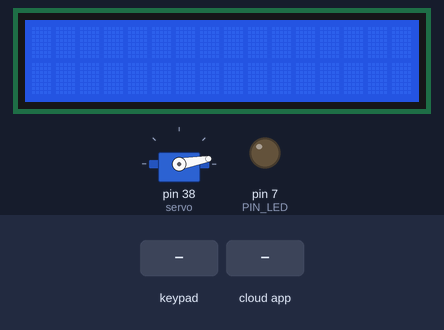
Simulated run of this sketch. Board: Arduino Mega 2560, built with avr-gcc and run on an emulated ATmega2560. Parts: 16×2 character LCD, servo, output pins drawn as LEDs (lit = HIGH). The test bench sets the inputs (shaded band). The RemoteXY app is connected.

Above: at 1.2 s.
1.3 s: key 'B' pressed
At 2.0 s:
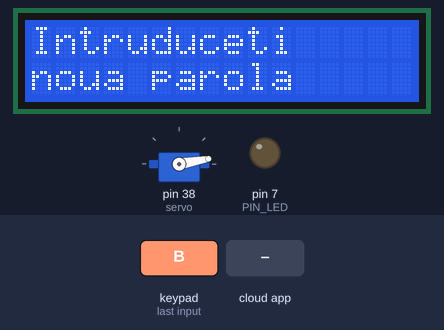
2.8 s: keypad keys 1 3 5 7 9 pressed 0.4 s apart
At 5.4 s:
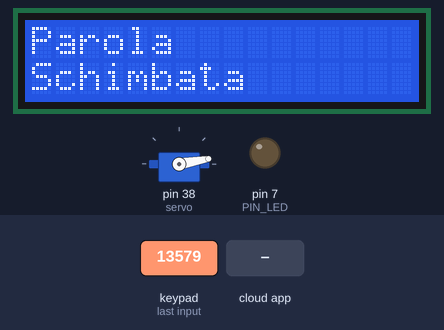
6.3 s: key 'C' pressed
At 6.9 s:
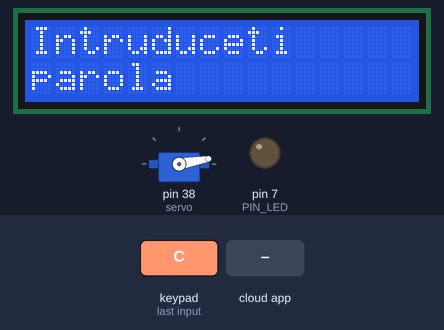
7.8 s: keypad keys 1 3 5 7 9 # pressed 0.4 s apart
At 10.3 s:
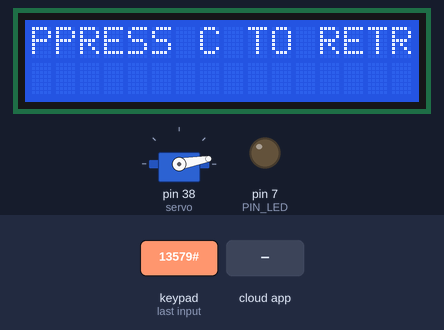
11.7 s: the phone or cloud app sets led to 1
At 12.9 s:
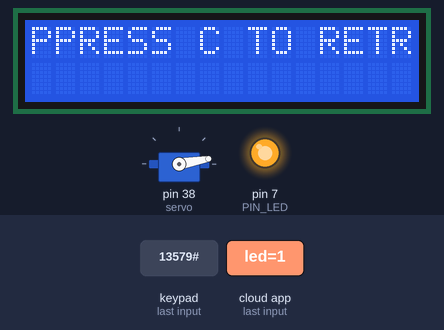
13.2 s: key 'B' pressed
At 14.5 s:
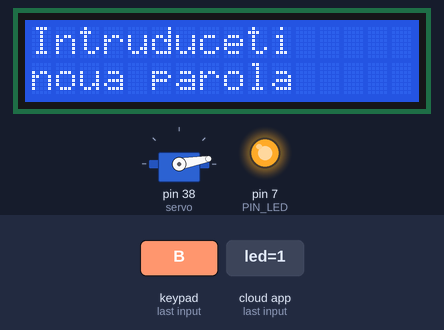
Timing chart, 0 to 15.7 s (numbered marks = the images above; inputs shaded):
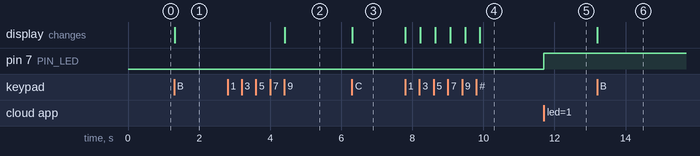

Measured:
- after the input at 1.3 s, the display: changes at once (image 1)
- after the input at 2.8 s, the display: changes after 1.6 s (image 2)
- after the input at 6.3 s, the display: changes at once (image 3)
- after the input at 7.8 s, the display: first changes at once (image 4 shows a later state)
- after the input at 11.7 s, pin 7 (PIN_LED): LOW → HIGH at once
- after the input at 13.2 s, the display: changes at once (image 6)

The sketch:

proiectSeif.ino
```cpp
#include <Keypad.h>
#include<LiquidCrystal.h>
#include <Servo.h>
#define REMOTEXY_MODE__ESP8266_HARDSERIAL_POINT

#include <RemoteXY.h>

// RemoteXY connection settings
#define REMOTEXY_SERIAL Serial
#define REMOTEXY_SERIAL_SPEED 115200
#define REMOTEXY_WIFI_SSID "RemoteXY"
#define REMOTEXY_WIFI_PASSWORD "123456789"
#define REMOTEXY_SERVER_PORT 6377

// RemoteXY configurate
#pragma pack(push, 1)
uint8_t RemoteXY_CONF[] =
  { 255,1,0,0,0,20,0,10,43,1,
  2,1,19,50,22,11,15,8,31,31,
  79,78,0,79,70,70,0 };

// this structure defines all the variables and events of your control interface
struct {

    // input variables
  uint8_t led; // =1 if switch ON and =0 if OFF

    // other variable
  uint8_t connect_flag;  // =1 if wire connected, else =0

} RemoteXY;

#pragma pack(pop)

/////////////////////////////////////////////
//           END RemoteXY include          //
/////////////////////////////////////////////

#define PIN_LED 7
LiquidCrystal lcd(12, 11, 5, 4, 3, 2);
const byte ROWS = 4;
const byte COLS = 4;
int col = 0;
char hexaKeys[ROWS][COLS] = {
  {'1', '2', '3', 'A'},
  {'4', '5', '6', 'B'},
  {'7', '8', '9', 'C'},
  {'*', '0', '#', 'D'}
};
char parolaIntrodusa[6];
char masterPass[6] = {'1','3','5','7','9'};
char mainPass[6] = {'1','2','3','4','5'};
byte rowPins[ROWS] = {22, 24, 26, 28};
byte colPins[COLS] = {30, 32, 34, 36};
char pass[6]={'0','0','0','0','0'};
Keypad customKeypad = Keypad(makeKeymap(hexaKeys), rowPins, colPins, ROWS, COLS);
Servo servo;
int angle = 10;
//Daca se apasa "A" -> backspace
//Daca se apasa "B" pe tastatura atunci se va putea seta parola care trebuie introdusa
//Daca se apasa "C" pe tastatura atunci se va putea introduce sau reintroduce parola in cazul in care aceasta este gresita
//Daca se apasa "D" pe tastatura atunci se va putea introduce Master-Cod-ul cu care se va putea deschide seiful chiar daca nu se stie parola in sine

void setup(){
  RemoteXY_Init ();

  pinMode (PIN_LED, OUTPUT);
  col = 0;
  lcd.begin(16, 2);
  //.Serial.begin(9600);
  servo.attach(38);
  servo.write(angle);
}

void backSpace(){
  col--;
  lcd.setCursor(col,0);
  lcd.print(" ");
}

void backSpace1(int i){
  i--;
  lcd.setCursor(i,0);
  lcd.print(" ");
}

void verificaParola()
{
  int ok = 1;
  for(int i=0;i<=5;i++)
    if(pass[i] != mainPass[i] ){
      lcd.setCursor(0,0);
      lcd.print("PAROLA GRESITA");
      lcd.setCursor(1,0);
      lcd.print("PRESS C TO RETRY");
      ok = 0;
      break;
    }
  if (ok == 1){
      while(RemoteXY.led==0){
        lcd.setCursor(0,0);
        lcd.print("SE ASTEAPTA");
        delay(400);
      }
      clearLCD();
      lcd.setCursor(0,0);
      lcd.print("PAROLA CORECTA");
      servo.write(angle+90);
  }
}

void clearLCD(){
  lcd.setCursor(col,0);
  lcd.print("                ");
  lcd.setCursor(col,1);
  lcd.print("                ");
}

void clearLCD1(){
  lcd.setCursor(1,0);
  lcd.print("                ");
  lcd.setCursor(0,1);
  lcd.print("                ");
}

void setPassword(){
  col = 0;
  clearLCD();
  lcd.setCursor(col,0);
  lcd.print("Intruduceti");
  lcd.setCursor(col,1);
  lcd.print("noua parola");

  for(int i = 0; i<5 ;i ++){
    char key = customKeypad.getKey();
    if (key){
      pass[i] = key;
   }else
      i--;
  }
  clearLCD();
  lcd.setCursor(col,0);
  lcd.print("Parola");
  lcd.setCursor(col,1);
  lcd.print("Schimbata");
}

void typePassword(){
  col = 0;
  clearLCD();
  lcd.setCursor(col,0);
  lcd.print("Intruduceti");
  lcd.setCursor(col,1);
  lcd.print("parola");
  for(int i = 0; i<5 ;i ++){
     col = i;
     lcd.setCursor(i,0);

    char key = customKeypad.getKey();
    if (key){
       pass[i] = key;
       if(pass[i] == 'A'){
         backSpace1(i);
         i=i-2;
       }
       else{
           lcd.print(pass[i]);
           if(i == 0){
                clearLCD1();
            }
           delay(400);
           lcd.setCursor(i,0);
           lcd.print('*');
       }
   }else
    i--;
  }
  col++;
  verificaParola();
}

void loop(){
   RemoteXY_Handler ();
   digitalWrite(PIN_LED, (RemoteXY.led==0)?LOW:HIGH);
   char customKey = customKeypad.getKey();

   if(customKey == 'C'){
      typePassword();
   }
   if(customKey == 'B'){
      setPassword();
   }

}
```
